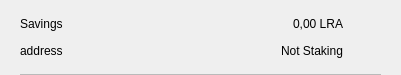
<?xml version="1.0" encoding="UTF-8"?>
<ui version="4.0">
 <class>CSRow</class>
 <widget class="QWidget" name="CSRow">
  <property name="geometry">
   <rect>
    <x>0</x>
    <y>0</y>
    <width>401</width>
    <height>75</height>
   </rect>
  </property>
  <property name="windowTitle">
   <string>Form</string>
  </property>
  <layout class="QVBoxLayout" name="verticalLayout">
   <property name="spacing">
    <number>0</number>
   </property>
   <property name="leftMargin">
    <number>20</number>
   </property>
   <property name="topMargin">
    <number>10</number>
   </property>
   <property name="rightMargin">
    <number>20</number>
   </property>
   <property name="bottomMargin">
    <number>0</number>
   </property>
   <item>
    <widget class="QWidget" name="info" native="true">
     <property name="minimumSize">
      <size>
       <width>0</width>
       <height>0</height>
      </size>
     </property>
     <layout class="QHBoxLayout" name="horizontalLayout_3">
      <property name="leftMargin">
       <number>0</number>
      </property>
      <property name="topMargin">
       <number>0</number>
      </property>
      <property name="rightMargin">
       <number>0</number>
      </property>
      <property name="bottomMargin">
       <number>10</number>
      </property>
      <item>
       <widget class="QWidget" name="container" native="true">
        <property name="minimumSize">
         <size>
          <width>0</width>
          <height>0</height>
         </size>
        </property>
        <layout class="QVBoxLayout" name="verticalLayout_2">
         <property name="spacing">
          <number>0</number>
         </property>
         <property name="leftMargin">
          <number>0</number>
         </property>
         <property name="topMargin">
          <number>0</number>
         </property>
         <property name="rightMargin">
          <number>0</number>
         </property>
         <property name="bottomMargin">
          <number>0</number>
         </property>
         <item>
          <layout class="QHBoxLayout" name="horizontalLayout">
           <item>
            <widget class="QLabel" name="labelName">
             <property name="text">
              <string>Savings</string>
             </property>
            </widget>
           </item>
           <item>
            <spacer name="horizontalSpacer">
             <property name="orientation">
              <enum>Qt::Horizontal</enum>
             </property>
             <property name="sizeHint" stdset="0">
              <size>
               <width>40</width>
               <height>20</height>
              </size>
             </property>
            </spacer>
           </item>
           <item>
            <widget class="QLabel" name="labelAmount">
             <property name="text">
              <string>0,00 LRA</string>
             </property>
            </widget>
           </item>
          </layout>
         </item>
         <item>
          <layout class="QHBoxLayout" name="horizontalLayout_2">
           <item>
            <widget class="QLabel" name="labelAddress">
             <property name="text">
              <string>address</string>
             </property>
            </widget>
           </item>
           <item>
            <spacer name="horizontalSpacer_2">
             <property name="orientation">
              <enum>Qt::Horizontal</enum>
             </property>
             <property name="sizeHint" stdset="0">
              <size>
               <width>40</width>
               <height>20</height>
              </size>
             </property>
            </spacer>
           </item>
           <item>
            <widget class="QLabel" name="labelStaking">
             <property name="text">
              <string>Not Staking</string>
             </property>
            </widget>
           </item>
          </layout>
         </item>
        </layout>
       </widget>
      </item>
      <item alignment="Qt::AlignHCenter|Qt::AlignVCenter">
       <widget class="QPushButton" name="pushButtonMenu">
        <property name="minimumSize">
         <size>
          <width>24</width>
          <height>24</height>
         </size>
        </property>
        <property name="maximumSize">
         <size>
          <width>32</width>
          <height>32</height>
         </size>
        </property>
        <property name="focusPolicy">
         <enum>Qt::NoFocus</enum>
        </property>
        <property name="styleSheet">
         <string notr="true">border:none; background-color:transparent;</string>
        </property>
        <property name="text">
         <string/>
        </property>
        <property name="icon">
         <iconset>
          <normaloff>://ic-menu-hover</normaloff>://ic-menu-hover</iconset>
        </property>
        <property name="iconSize">
         <size>
          <width>24</width>
          <height>24</height>
         </size>
        </property>
       </widget>
      </item>
     </layout>
    </widget>
   </item>
   <item>
    <widget class="QLabel" name="lblDivisory">
     <property name="minimumSize">
      <size>
       <width>0</width>
       <height>1</height>
      </size>
     </property>
     <property name="maximumSize">
      <size>
       <width>16777215</width>
       <height>1</height>
      </size>
     </property>
     <property name="styleSheet">
      <string notr="true">background-color:#bababa;</string>
     </property>
     <property name="text">
      <string/>
     </property>
     <property name="alignment">
      <set>Qt::AlignBottom|Qt::AlignLeading|Qt::AlignLeft</set>
     </property>
    </widget>
   </item>
  </layout>
 </widget>
 <resources/>
 <connections/>
</ui>
